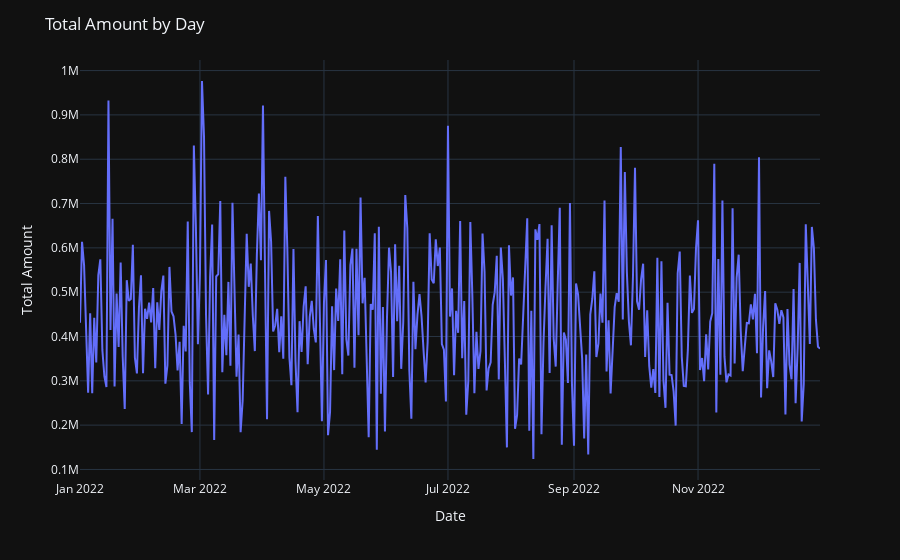

This figure's notebook cell:
### Markdown cell above
Menghitung jumlah total amount per hari

### Code cell
# Menghitung jumlah total amount per hari
total_amount_per_hari = df.groupby('Date')['TotalAmount'].sum().reset_index()

# Membuat plot menggunakan Plotly Express
fig = px.line(total_amount_per_hari, x='Date', y='TotalAmount', labels={'TotalAmount': 'Total Amount'})
fig.update_layout(title='Total Amount by Day', xaxis_title='Date', yaxis_title='Total Amount')

fig.update_layout(template='plotly_dark')
fig.show()

### Figure 1 — Plotly figure (JSON) as saved in the notebook; plotly's stock layout.template omitted (floating-point values rounded to 4 significant figures; data arrays with more than 128 entries replaced by an {"elided": "..."} marker saying what was removed)
{"data": [{"hovertemplate": "Date=%{x}<br>Total Amount=%{y}<extra></extra>", "legendgroup": "", "line": {"color": "#636efa", "dash": "solid"}, "marker": {"symbol": "circle"}, "mode": "lines", "name": "", "orientation": "v", "showlegend": false, "type": "scatter", "x": {"elided": "365 str values"}, "xaxis": "x", "y": {"elided": "365 int values"}, "yaxis": "y"}], "layout": {"legend": {"tracegroupgap": 0}, "margin": {"t": 60}, "title": {"text": "Total Amount by Day"}, "xaxis": {"anchor": "y", "domain": [0, 1], "title": {"text": "Date"}}, "yaxis": {"anchor": "x", "domain": [0, 1], "title": {"text": "Total Amount"}}}}
